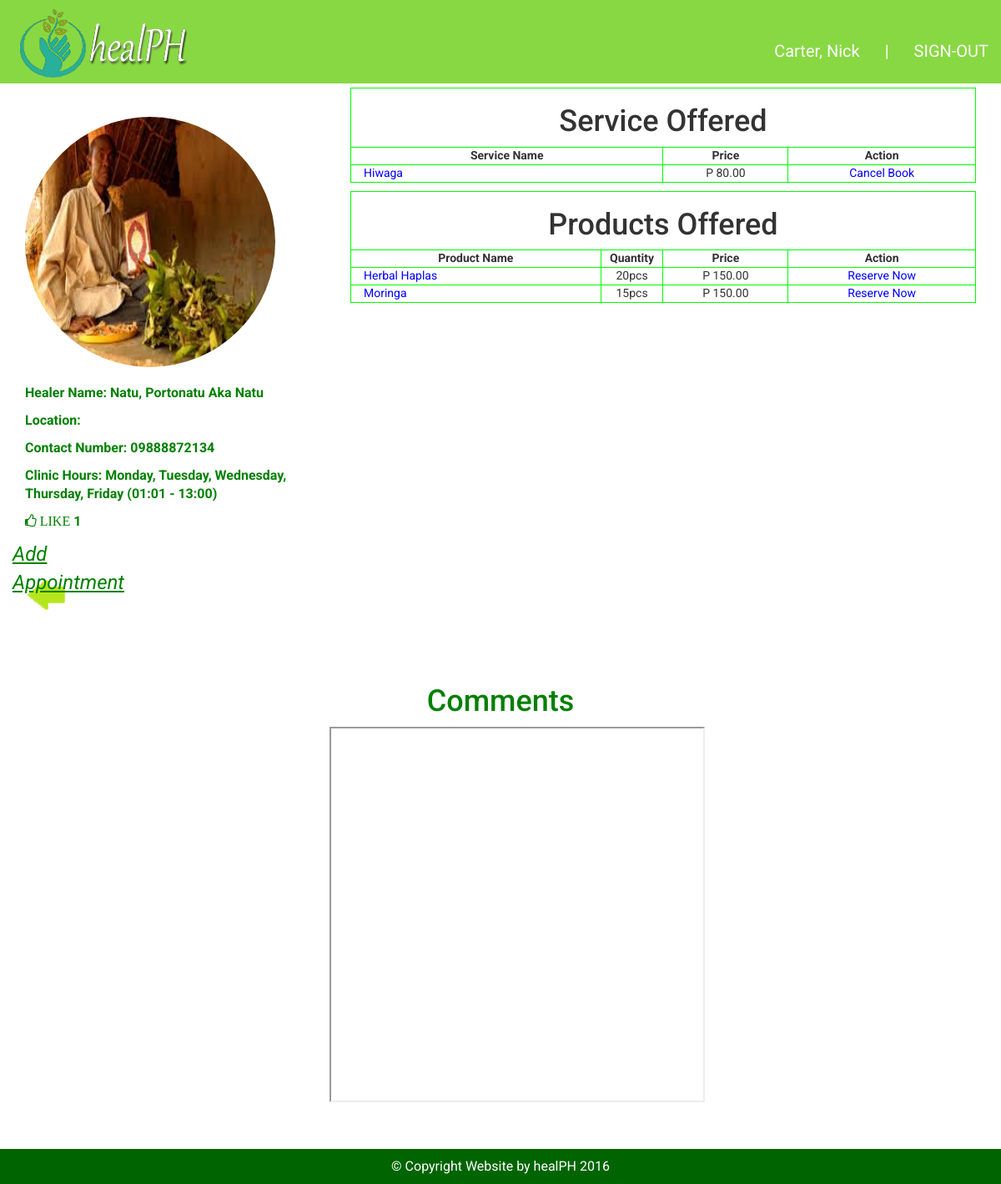
Screenshot of /healer.php?accountid=7&ref=promotion (signed in) with the database file from the repository.
### tables this page shows
CREATE TABLE IF NOT EXISTS `service` (
  `SERVICE_ID` int(11) NOT NULL AUTO_INCREMENT,
  `SRVCTYPE_ID` int(11) NOT NULL,
  `ACCT_ID` int(11) NOT NULL,
  `NAME` varchar(60) NOT NULL,
  `DESCRIPTION` varchar(3000) NOT NULL,
  `PRICE` decimal(10,2) NOT NULL,
  `STATUS` varchar(100) NOT NULL DEFAULT 'ACTIVE',
  `PICTURE` varchar(60) NOT NULL,
  `RATE` decimal(5,1) NOT NULL,
  PRIMARY KEY (`SERVICE_ID`)
);

CREATE TABLE IF NOT EXISTS `product` (
  `PRODUCT_ID` int(11) NOT NULL AUTO_INCREMENT,
  `PRODTYPE_ID` int(11) NOT NULL,
  `ACCT_ID` int(11) NOT NULL,
  `DESCRIPTION` varchar(60) NOT NULL,
  `RATE` decimal(5,1) NOT NULL,
  `NAME` varchar(60) NOT NULL,
  `QUANTITY` int(11) NOT NULL,
  `PRICE` decimal(10,2) NOT NULL,
  `UNIT` int(11) NOT NULL,
  `STATUS` varchar(20) NOT NULL DEFAULT 'ACTIVE',
  `PICTURE` varchar(60) NOT NULL,
  PRIMARY KEY (`PRODUCT_ID`)
);

CREATE TABLE IF NOT EXISTS `healer` (
  `HEALER_ID` int(11) NOT NULL AUTO_INCREMENT,
  `ACCT_ID` int(11) NOT NULL,
  `FIRSTNAME` varchar(30) NOT NULL,
  `LASTNAME` varchar(30) NOT NULL,
  `ADDRESS` varchar(200) NOT NULL,
  `CONTACT` varchar(30) NOT NULL,
  `EMAIL_ADDRESS` varchar(45) NOT NULL,
  `LATITUDE` varchar(50) NOT NULL,
  `LONGITUDE` varchar(50) NOT NULL,
  `DETAILS` varchar(1000) NOT NULL,
  `PICTURE` varchar(50) NOT NULL DEFAULT 'face.jpg',
  `CLINICHOURS` varchar(200) NOT NULL,
  `DAILYLIMIT` int(11) NOT NULL,
  `RATE` decimal(5,1) NOT NULL,
  `STATUS` varchar(15) NOT NULL DEFAULT 'ACTIVE',
  PRIMARY KEY (`HEALER_ID`)
);

### healer.php (the view, shortened to what this page needs)
<?php
		include 'queries/connection.php';
		if(isset($_GET['accountid']) && isset($_GET['ref'])) {
				$accountid = $_GET['accountid'];
				$ref = $_GET['ref'];
				if($ref == "promotion") {
						$backlink = $ref;
				}
				$sql = "SELECT * FROM healer WHERE ACCT_ID = '$accountid'";
				$retrieve = $conn->query($sql)->fetchAll();
				if($retrieve) {
						foreach($retrieve as $row) {
								$picture = $row['PICTURE'];
								$name = $row['LASTNAME']. ", " .$row['FIRSTNAME'];
								$clinichours = $row['CLINICHOURS'];
								$contact = $row['CONTACT'];
						}
				}
				else {
						header('Location: ' .$backlink. '.php');
				}
		}
		else {
				header('Location: promotion.php');
		}
		$likecounter = "";
		$color = "#fff";
		$sql = "SELECT * FROM reaction WHERE LABEL = 'healer' AND LABEL_ID = '$accountid'";
		$retrieve = $conn->query($sql)->fetchAll();
		if($retrieve) {
				$count = 0;
				foreach($retrieve as $row) {
						$likerid = $row['LIKER_ID'];
						$count++;
						if($likerid == $_SESSION['USERID']) {
								$color = "green";
						}
				}
				$likecounter = $count;
		}
?>
		<!DOCTYPE html>
		<html lang="en">
		<head>
				<link href="assets/css/main.css" rel="stylesheet" />
		</head>
		<body>
				<div class="container bgMenu">
						<nav class="navbar1 navbar-inverse1 navbar-fixed-top  wow bounceInUp">
								<div class="row">
										<div class="col-md-3 col-sm-3">
												<a href="promotion.php" class="navbar-brand"><img class="img-responsive wow slideInLeft" src="assets/images/logo.png" /></a>
										</div>
										<div class="col-md-9 col-sm-9">
												<div class="topUser">
														<ul class="nav navbar-nav">
																<li>
																		<a href="promotion.php">
																				<?php echo $_SESSION['NAME']; ?>
																		</a>
																</li>
																<li> <a>|</a> </li>
																<li> <a href="queries/signout.php">SIGN-OUT</a> </li>
														</ul>
												</div>
										</div>
								</div>
						</nav>
				</div>
				<section class="healerPage">
						<div class="container">
								<div class="row">
										<div class="col-md-8 col-sm-8 col-md-push-4 col-sm-4">
												<table column=3 style="width: 100%; border:1px solid #0f0;">
													<tr style="width: 100%; border:1px solid #0f0;">
														<th colspan=3 style="border:1px solid #0f0; text-align: center;">
															<h1>Service Offered</h1>
														</th>
													</tr>
													<tr style="width: 100%; border:1px solid #0f0;">
														<th style="border:1px solid #0f0; text-align: center; width: 50%;">
															Service Name
														</th>
														<th style="border:1px solid #0f0; text-align: center; width: 20%;">
															Price
														</th>
														<th style="border:1px solid #0f0; text-align: center; width: 30%;">
															Action
														</th>
													</tr>
													<?php
														include 'queries/healerservice.php';
													?>
												</table>
												<table column=4 style="width: 100%; border:1px solid #0f0;">
													<tr style="width: 100%; border:1px solid #0f0;">
														<th colspan=4 style="border:1px solid #0f0; text-align: center;">
															<h1>Products Offered</h1>
														</th>
													</tr>
													<tr style="width: 100%; border:1px solid #0f0;">
														<th style="border:1px solid #0f0; text-align: center; width: 40%;">
															Product Name
														</th>
														<th style="border:1px solid #0f0; text-align: center; width: 10%;">
															Quantity
														</th>
														<th style="border:1px solid #0f0; text-align: center; width: 20%;">
															Price
														</th>
														<th style="border:1px solid #0f0; text-align: center; width: 30%;">
															Action
														</th>
													</tr>
													<?php
														include 'queries/healerproduct.php';
													?>
												</table>
										</div>
										<div class="col-md-4 col-sm-4 col-md-pull-8 col-sm-8"> <img class="img-responsive wow fadeInUpBig" src="images/healer/<?php echo $picture; ?>" style="width: 300px; height: 300px; border-radius: 50%;" />
												<p class="wow fadeInUpBig">Healer Name:
														<?php echo $name; ?>
												</p>
												<p class="wow fadeInUpBig">Location:
												</p>
												<p class="wow fadeInUpBig">Contact Number:
														<?php echo $contact; ?>
												</p>
												<p class="wow fadeInUpBig">Clinic Hours:
														<?php echo $clinichours; ?>
												</p>
												<p class="wow fadeInUpBig">
														<a href="queries/like.php?label=healer&labelid=<?php echo $accountid; ?>&ref=<?php echo $ref; ?>" style="text-decoration: none; color: <?php echo $color;?>">
																<span class="fa fa-thumbs-o-up like"> LIKE </span>
																<?php echo $likecounter;?>
														</a>
												</p>
												<div class="back hvr-grow">
														<a href="<?php echo $backlink; ?>.php"> <img src="assets/images/back.png"></a>
												</div>
												<?php
																				$sql = "SELECT * FROM appointment WHERE CLIENT_ID = '$clientid' AND HEALER_ID = '$accountid' AND STATUS = 'ACTIVE'";
																				$retrieve = $conn->query($sql)->fetchAll();
																				if(count($retrieve)>0) {
																						?><a href="queries/cancelappointment.php?id=<?php echo $accountid; ?>&ref=<?php echo $ref; ?>" style="padding 15px; font-size:24px;"><i class="appointment">Cancel Appointment</i></a>
														<?php
																				}
																				else {
																						?> <a href="appointmentform.php?id=<?php echo $accountid; ?>" style="padding 15px; font-size:24px;"><i class="appointment">Add Appointment</i></a>
																<?php
																				}
																		?>
										</div>
								</div>
						</div>
				</section>
				<section class="comments">
						<div class="container">
								<div class="row">
										<div class="col-md-12 col-sm-12">
												<h1 class="wow fadeInDown">Comments</h1>
												<ul class="wow fadeInDown">
														<iframe src="queries/gethealercomments.php?accountid=<?php echo $accountid; ?>&q=comments" style="width: 450px; height: 450px;"> </iframe>
												</ul>
										</div>
								</div>
						</div>
				</section>
				<?php include "footer.php"; ?>
		</body>
		</html>

### queries/healerservice.php
<?php
	include 'connection.php';
	$clientid = $_SESSION['USERID'];
	if(isset($_GET['accountid'])) {
		$id = $_GET['accountid'];
		$sql = "SELECT * FROM service WHERE ACCT_ID = '$id' AND STATUS = 'ACTIVE'";
		$retrieve = $conn->query($sql)->fetchAll();
		if($retrieve) {
			foreach($retrieve as $row) {
				$servicename = $row['NAME'];
				$serviceid = $row['SERVICE_ID'];
				$serviceprice = $row['PRICE'];
?>
				<tr style="width: 100%; border:1px solid #0f0;">
					<td style="border:1px solid #0f0; width: 50%; padding-left: 15px;">
						<a href="method.php?methodid=<?php echo $serviceid; ?>&ref=promotion"><?php echo $servicename; ?></a>
					</td>
					<td style="border:1px solid #0f0; text-align: center; width: 20%;">
						P <?php echo $serviceprice; ?>
					</td>
					<td style="border:1px solid #0f0; text-align: center; width: 30%;">
<?php
				$sql2 = "SELECT * FROM booking WHERE HEALER_ID = '$accountid' AND CLIENT_ID = '$clientid' AND SERVICE_ID = '$serviceid' AND STATUS = 'ACTIVE'";
				$retrieve2 = $conn->query($sql2)->fetchAll();
				if($retrieve2) {
?>
					<a href="queries/cancelbook.php?id=<?php echo $serviceid; ?>&ref=promotion">Cancel Book</a>
<?php
				}
				else {
?>
					<a href="queries/booknow.php?id=<?php echo $serviceid; ?>&ref=promotion">Book Now</a>
<?php
				}
?>
					</td>
				</tr>
<?php
			}
		}
	}
?>

### queries/healerproduct.php
<?php
	include 'connection.php';
	$clientid = $_SESSION['USERID'];
	if(isset($_GET['accountid'])) {
		$id = $_GET['accountid'];
		$sql = "SELECT * FROM product WHERE ACCT_ID = '$id' AND STATUS = 'ACTIVE'";
		$retrieve = $conn->query($sql)->fetchAll();
		if($retrieve) {
			foreach($retrieve as $row) {
				$productname = $row['NAME'];
				$productid = $row['PRODUCT_ID'];
				$productprice = $row['PRICE'];
				$quantity = $row['QUANTITY'];
?>
				<tr style="width: 100%; border:1px solid #0f0;">
					<td style="border:1px solid #0f0; width: 40%; padding-left: 15px;">
						<a href="product.php?productid=<?php echo $productid; ?>&ref=promotion"><?php echo $productname; ?></a>
					</td>
					<td style="border:1px solid #0f0; text-align: center; width: 10%;">
						<?php
							echo $quantity;
							if($quantity != 0) {
								if($quantity == 1) {
									echo "pc";
								}
								else {
									echo "pcs";
								}
							};
						?>
					</td>
					<td style="border:1px solid #0f0; text-align: center; width: 20%;">
						P <?php echo $productprice; ?>
					</td>
					<td style="border:1px solid #0f0; text-align: center; width: 30%;">
<?php
				if($quantity != 0) {
					$sql2 = "SELECT * FROM reservation WHERE HEALER_ID = '$accountid' AND CLIENT_ID = '$clientid' AND PRODUCT_ID = '$productid' AND STATUS = 'ACTIVE'";
					$retrieve2 = $conn->query($sql2)->fetchAll();
					if($retrieve2) {
?>
						<a href="queries/cancelreservation.php?id=<?php echo $productid; ?>&ref=promotion">Cancel Reserve</a>
<?php
					}
					else {
?>
						<a href="reservationform.php?id=<?php echo $productid; ?>">Reserve Now</a>
<?php
				 }
				}
				else {
					echo "Out of Stock";
				}
?>
					</td>
				</tr>
<?php
			}
		}
	}
?>

### healer.php (style rules this page uses)
table a { color: #00f; }

### rows the page displays
service: NAME "Hiwaga", PRICE "80.00"
product: NAME "Herbal Haplas", QUANTITY "20", shows "pcs", PRICE "150.00"
product: NAME "Moringa", QUANTITY "15", shows "pcs", PRICE "150.00"
healer: PICTURE (picture), name "Natu, Portonatu Aka Natu", CONTACT "09888872134", CLINICHOURS "Monday, Tuesday, Wednesday, Thursday, Friday (01:01 - 13:00)"

### other values shown
$_SESSION['NAME'] "Carter, Nick"
$likecounter "1"
